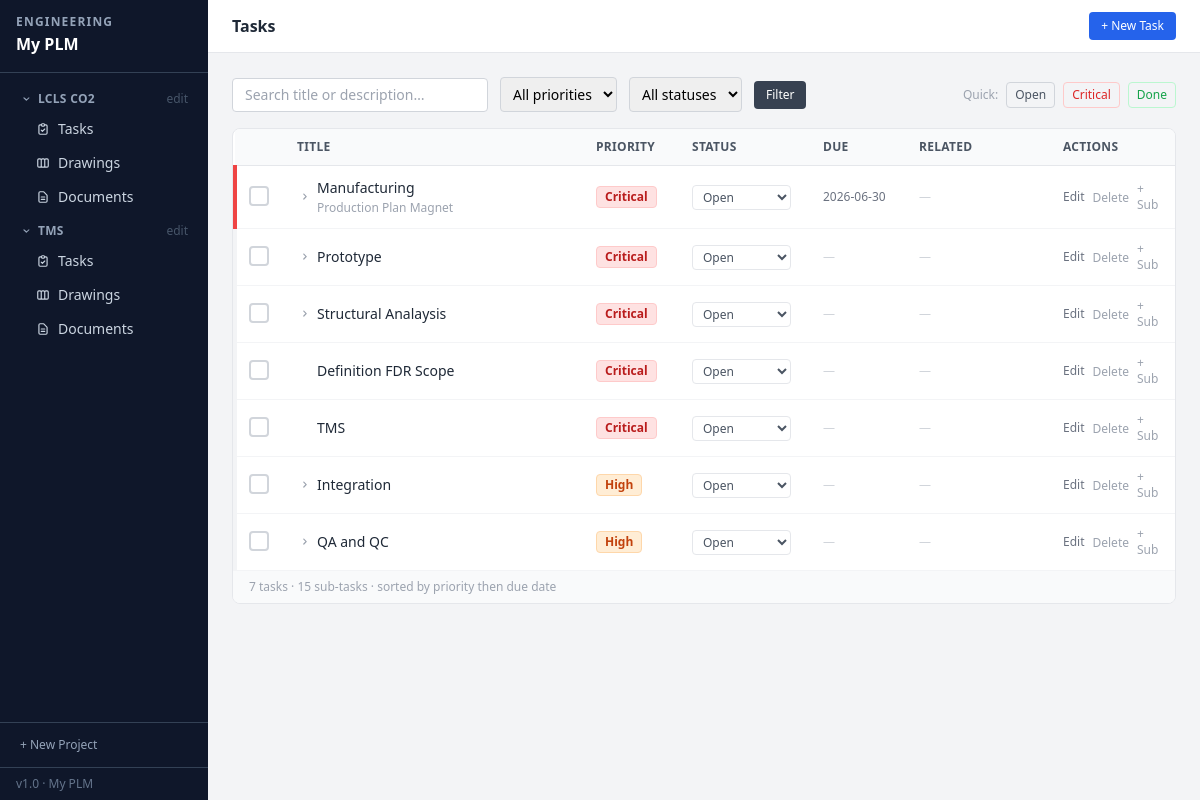
/tasks, run on an earlier commit of the app's database.
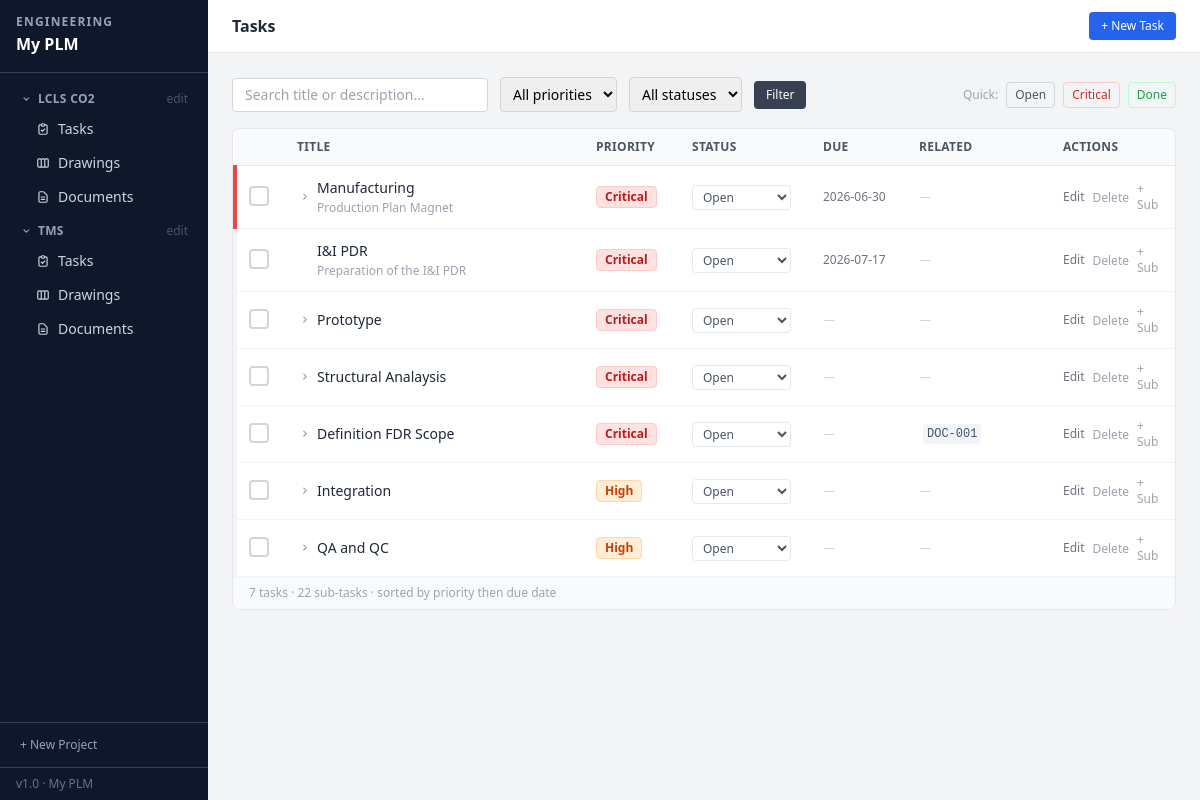
And on a later commit of the database.
### tables this page shows
CREATE TABLE projects (
    id          INTEGER PRIMARY KEY AUTOINCREMENT,
    name        TEXT NOT NULL,
    description TEXT DEFAULT '',
    status      TEXT NOT NULL DEFAULT 'Active',
    created_at  TEXT NOT NULL DEFAULT (datetime('now','localtime')),
    updated_at  TEXT NOT NULL DEFAULT (datetime('now','localtime'))
);

CREATE TABLE tasks (
    id          INTEGER PRIMARY KEY AUTOINCREMENT,
    title       TEXT NOT NULL,
    description TEXT DEFAULT '',
    priority    TEXT NOT NULL DEFAULT 'Medium',
    status      TEXT NOT NULL DEFAULT 'Open',
    due_date    TEXT,
    drawing_id  INTEGER REFERENCES drawings(id) ON DELETE SET NULL,
    document_id INTEGER REFERENCES documents(id) ON DELETE SET NULL,
    created_at  TEXT NOT NULL DEFAULT (datetime('now','localtime')),
    updated_at  TEXT NOT NULL DEFAULT (datetime('now','localtime'))
, parent_id INTEGER REFERENCES tasks(id) ON DELETE CASCADE, project_id INTEGER REFERENCES projects(id) ON DELETE SET NULL);

CREATE TABLE documents (
    id          INTEGER PRIMARY KEY AUTOINCREMENT,
    number      TEXT UNIQUE NOT NULL,
    title       TEXT NOT NULL,
    doc_type    TEXT NOT NULL DEFAULT 'Technical Note',
    revision    TEXT NOT NULL DEFAULT 'A',
    status      TEXT NOT NULL DEFAULT 'Draft',
    description TEXT DEFAULT '',
    filename    TEXT,
    orig_name   TEXT,
    created_at  TEXT NOT NULL DEFAULT (datetime('now','localtime')),
    updated_at  TEXT NOT NULL DEFAULT (datetime('now','localtime'))
, project_id INTEGER REFERENCES projects(id) ON DELETE SET NULL);

### app.py (the view)
@app.route('/tasks')
def tasks():
    db = get_db()
    q       = request.args.get('q', '').strip()
    pf      = request.args.get('priority', '')
    sf      = request.args.get('status', '')
    pj_name = request.args.get('project_name', '')
    sql = ("SELECT t.*, d.number dwg_no, d.title dwg_title, "
           "doc.number doc_no, doc.title doc_title "
           "FROM tasks t "
           "LEFT JOIN drawings d ON t.drawing_id=d.id "
           "LEFT JOIN documents doc ON t.document_id=doc.id "
           "WHERE t.parent_id IS NULL")
    params, where = [], []
    if pj_name:
        pj_row = db.execute("SELECT id FROM projects WHERE name=?", (pj_name,)).fetchone()
        if pj_row:
            where.append("t.project_id=?"); params.append(pj_row[0])
    if q:
        where.append("(t.title LIKE ? OR t.description LIKE ?)")
        params += [f'%{q}%'] * 2
    if pf:
        where.append("t.priority=?"); params.append(pf)
    if sf:
        where.append("t.status=?"); params.append(sf)
    if where:
        sql += " AND " + " AND ".join(where)
    sql += f" ORDER BY {PRI_SORT}, CASE WHEN t.due_date IS NULL THEN 1 ELSE 0 END, t.due_date, t.id"
    rows = db.execute(sql, params).fetchall()
    sub_rows = db.execute(
        "SELECT t.*, d.number dwg_no, doc.number doc_no "
        "FROM tasks t "
        "LEFT JOIN drawings d ON t.drawing_id=d.id "
        "LEFT JOIN documents doc ON t.document_id=doc.id "
        f"WHERE t.parent_id IS NOT NULL "
        f"ORDER BY {PRI_SORT}, CASE WHEN t.due_date IS NULL THEN 1 ELSE 0 END, t.due_date, t.id"
    ).fetchall()
    from collections import defaultdict
    subtask_map = defaultdict(list)
    for s in sub_rows:
        subtask_map[s['parent_id']].append(s)
    return render_template('tasks.html', tasks=rows, subtask_map=subtask_map,
                           q=q, priority_filter=pf, status_filter=sf, project_filter=pj_name)

### templates/tasks.html (shortened to what this page needs)
{% extends "base.html" %}
{% block header %}Tasks{% endblock %}
{% block header_actions %}
  <a href="{{ url_for('task_new', project_name=project_filter) }}"
     class="bg-blue-600 hover:bg-blue-700 text-white text-xs font-medium px-3 py-1.5 rounded transition-colors">
    + New Task
  </a>
{% endblock %}
{% block content %}
<form method="get" class="flex items-center gap-3 mb-4 flex-wrap">
  <input type="text" name="q" value="{{ q }}" placeholder="Search title or description…"
         class="border border-gray-300 rounded px-3 py-1.5 text-sm w-64 focus:outline-none focus:ring-2 focus:ring-blue-400">
  <select name="priority" class="border border-gray-300 rounded px-2 py-1.5 text-sm focus:outline-none focus:ring-2 focus:ring-blue-400">
    <option value="">All priorities</option>
  </select>
  <select name="status" class="border border-gray-300 rounded px-2 py-1.5 text-sm focus:outline-none focus:ring-2 focus:ring-blue-400">
    <option value="">All statuses</option>
  </select>
  <button type="submit" class="bg-gray-700 hover:bg-gray-800 text-white text-xs font-medium px-3 py-1.5 rounded transition-colors">
    Filter
  </button>
  <div class="ml-auto flex items-center gap-2">
    <span class="text-xs text-gray-400">Quick:</span>
    <a href="{{ url_for('tasks', status='Open') }}"
       class="text-xs px-2 py-1 rounded border {% if status_filter == 'Open' %}bg-gray-700 text-white border-gray-700{% else %}border-gray-300 text-gray-600 hover:border-gray-500{% endif %}">
      Open
    </a>
    <a href="{{ url_for('tasks', priority='Critical') }}"
       class="text-xs px-2 py-1 rounded border {% if priority_filter == 'Critical' %}bg-red-600 text-white border-red-600{% else %}border-red-200 text-red-600 hover:bg-red-50{% endif %}">
      Critical
    </a>
    <a href="{{ url_for('tasks', status='Done') }}"
       class="text-xs px-2 py-1 rounded border {% if status_filter == 'Done' %}bg-green-600 text-white border-green-600{% else %}border-green-200 text-green-600 hover:bg-green-50{% endif %}">
      Done
    </a>
  </div>
</form>
<div class="bg-white rounded-lg border border-gray-200 overflow-hidden">
  {% if tasks %}
  <table class="w-full text-sm">
    <thead>
      <tr class="bg-gray-50 border-b border-gray-200 text-left">
        <th class="px-4 py-2.5 font-semibold text-gray-600 text-xs uppercase tracking-wide w-8"></th>
        <th class="px-4 py-2.5 font-semibold text-gray-600 text-xs uppercase tracking-wide">Title</th>
        <th class="px-4 py-2.5 font-semibold text-gray-600 text-xs uppercase tracking-wide w-24">Priority</th>
        <th class="px-4 py-2.5 font-semibold text-gray-600 text-xs uppercase tracking-wide w-24">Status</th>
        <th class="px-4 py-2.5 font-semibold text-gray-600 text-xs uppercase tracking-wide w-24">Due</th>
        <th class="px-4 py-2.5 font-semibold text-gray-600 text-xs uppercase tracking-wide w-36">Related</th>
        <th class="px-4 py-2.5 font-semibold text-gray-600 text-xs uppercase tracking-wide w-32">Actions</th>
      </tr>
    </thead>
    <tbody class="divide-y divide-gray-100">
      {% for t in tasks %}
      <tr class="hover:bg-gray-50 transition-colors
                 border-l-4
                 {% if t.status == 'Done' %}opacity-60 border-gray-100
                 {% elif t.priority == 'Critical' %}border-red-500
                 {% elif t.priority == 'High' %}border-orange-400
                 {% elif t.priority == 'Medium' %}border-yellow-400
                 {% else %}border-gray-200{% endif %}">
        <td class="px-3 py-3">
          <form action="{{ url_for('task_status', id=t.id) }}" method="post">
            {% if t.status == 'Done' %}
              <input type="hidden" name="status" value="Open">
              <button type="submit" title="Reopen task"
                      class="w-5 h-5 bg-green-500 border-2 border-green-500 rounded flex items-center justify-center text-white hover:bg-green-600">
                <svg class="w-3 h-3" fill="currentColor" viewBox="0 0 20 20">
                  <path fill-rule="evenodd" d="M16.707 5.293a1 1 0 010 1.414l-8 8a1 1 0 01-1.414 0l-4-4a1 1 0 011.414-1.414L8 12.586l7.293-7.293a1 1 0 011.414 0z" clip-rule="evenodd"/>
                </svg>
              </button>
            {% else %}
              <button type="submit" title="Mark done"
                      class="w-5 h-5 border-2 border-gray-300 rounded hover:border-green-400 hover:bg-green-50 transition-colors">
              </button>
            {% endif %}
          </form>
        </td>
        <td class="px-4 py-3">
          <div class="flex items-center gap-1">
            {% if subtask_map.get(t.id, []) %}
            <button onclick="toggleSubs({{ t.id }}, this)" data-open="0"
                    class="flex-shrink-0 w-4 h-4 flex items-center justify-center text-gray-400 hover:text-gray-600"
                    title="Expand / collapse sub-tasks">
              <svg class="w-3 h-3" style="transform:rotate(0deg);transition:transform 0.15s" fill="currentColor" viewBox="0 0 20 20">
                <path fill-rule="evenodd" d="M7.293 4.707a1 1 0 011.414 0l4 4a1 1 0 010 1.414l-4 4a1 1 0 01-1.414-1.414L10.586 9 7.293 5.707a1 1 0 010-1.414z" clip-rule="evenodd"/>
              </svg>
            </button>
            {% else %}
            <span class="w-4 flex-shrink-0"></span>
            {% endif %}
            <div>
              <a href="{{ url_for('task_edit', id=t.id) }}"
                 class="font-medium {% if t.status == 'Done' %}text-gray-400 line-through{% else %}text-gray-800 hover:text-blue-600{% endif %}">
                {{ t.title }}
              </a>
              {% if t.description %}
                <div class="text-xs text-gray-400 mt-0.5 truncate max-w-sm">{{ t.description }}</div>
              {% endif %}
            </div>
          </div>
        </td>
        <td class="px-4 py-3">{{ t.priority | priority_badge }}</td>
        <td class="px-4 py-3">
          <form action="{{ url_for('task_status', id=t.id) }}" method="post">
            <select name="status" onchange="this.form.submit()"
                    class="text-xs border border-gray-200 rounded px-1.5 py-0.5 bg-white cursor-pointer
                           {% if t.status == 'Done' %}text-green-700{% elif t.status == 'In Progress' %}text-blue-700{% else %}text-gray-600{% endif %}">
              {% for s in ['Open','In Progress','Done'] %}
                <option value="{{ s }}" {% if t.status == s %}selected{% endif %}>{{ s }}</option>
              {% endfor %}
            </select>
          </form>
        </td>
        <td class="px-4 py-3 text-xs {% if t.due_date and t.due_date < now and t.status != 'Done' %}text-red-600 font-semibold{% else %}text-gray-500{% endif %}">
          {% if t.due_date %}
            {{ t.due_date }}
          {% else %}
            <span class="text-gray-300">—</span>
          {% endif %}
        </td>
        <td class="px-4 py-3 text-xs">
          {% if t.doc_no %}
            <a href="{{ url_for('document_edit', id=t.document_id) }}"
               class="inline-flex items-center gap-1 text-slate-600 hover:text-blue-600 ml-1">
              <span class="font-mono bg-slate-100 px-1 py-0.5 rounded">{{ t.doc_no }}</span>
            </a>
          {% endif %}
          {% if not t.dwg_no and not t.doc_no %}
            <span class="text-gray-300">—</span>
          {% endif %}
        </td>
        <td class="px-4 py-3">
          <div class="flex items-center gap-2">
            <a href="{{ url_for('task_edit', id=t.id) }}"
               class="text-xs text-gray-500 hover:text-blue-600 font-medium">Edit</a>
            <form action="{{ url_for('task_delete', id=t.id) }}" method="post"
                  onsubmit="return confirm('Delete this task and its sub-tasks?')">
              <button type="submit" class="text-xs text-gray-400 hover:text-red-600 font-medium">Delete</button>
            </form>
            <a href="{{ url_for('task_new', parent_id=t.id) }}"
               class="text-xs text-gray-400 hover:text-blue-600 font-medium" title="Add sub-task">+ Sub</a>
          </div>
        </td>
      </tr>
      {% endfor %}
    </tbody>
  </table>
  <div class="px-4 py-2 border-t border-gray-100 bg-gray-50 text-xs text-gray-400">
    {% set ns = namespace(sub_n=0) %}{% for t in tasks %}{% set ns.sub_n = ns.sub_n + (subtask_map.get(t.id, []) | length) %}{% endfor %}
    {{ tasks | length }} task{% if tasks | length != 1 %}s{% endif %}{% if ns.sub_n %} · {{ ns.sub_n }} sub-task{% if ns.sub_n != 1 %}s{% endif %}{% endif %}
    · sorted by priority then due date
  </div>
  {% endif %}
</div>
{% endblock %}

### templates/base.html (shortened to what this page needs)
<!DOCTYPE html>
<html lang="en">
<head>
  <script src="https://cdn.tailwindcss.com"></script>
</head>
<body class="bg-gray-100 min-h-screen flex text-sm">
  <nav class="w-52 bg-slate-900 text-white flex flex-col min-h-screen flex-shrink-0 fixed top-0 left-0 h-full z-10">
    <div class="px-4 py-4 border-b border-slate-700">
      <div class="text-xs font-bold text-slate-400 uppercase tracking-widest leading-none">Engineering</div>
      <div class="text-base font-bold text-white mt-1">My PLM</div>
    </div>
    <ul class="flex-1 p-2 space-y-1 mt-1 overflow-y-auto">
      {% for proj in all_projects %}
      {% set active_proj = request.args.get('project_name') == proj.name %}
      <li>
        <button onclick="toggleProj({{ proj.id }}, this)"
                class="w-full flex items-center gap-1.5 px-3 py-1.5 rounded text-xs font-semibold uppercase tracking-wide transition-colors
                       {% if active_proj %}text-white{% else %}text-slate-400 hover:text-white{% endif %}">
          <svg id="chev-{{ proj.id }}" class="w-3 h-3 flex-shrink-0" style="transform:rotate(90deg);transition:transform 0.15s" fill="currentColor" viewBox="0 0 20 20">
            <path fill-rule="evenodd" d="M7.293 4.707a1 1 0 011.414 0l4 4a1 1 0 010 1.414l-4 4a1 1 0 01-1.414-1.414L10.586 9 7.293 5.707a1 1 0 010-1.414z" clip-rule="evenodd"/>
          </svg>
          {{ proj.name }}
          <a href="{{ url_for('project_edit', id=proj.id) }}"
             onclick="event.stopPropagation()"
             class="ml-auto text-slate-600 hover:text-slate-300 text-xs font-normal normal-case tracking-normal">edit</a>
        </button>
        <ul id="proj-{{ proj.id }}" class="ml-4 space-y-0.5 mb-1">
          <li>
            <a href="{{ url_for('tasks', project_name=proj.name) }}"
               class="flex items-center gap-2 px-3 py-1.5 rounded text-sm font-medium transition-colors
                      {% if 'task' in (request.endpoint or '') and active_proj %}bg-slate-600 text-white{% else %}text-slate-300 hover:bg-slate-700 hover:text-white{% endif %}">
              <svg class="w-3.5 h-3.5 flex-shrink-0" fill="none" stroke="currentColor" viewBox="0 0 24 24">
                <path stroke-linecap="round" stroke-linejoin="round" stroke-width="2" d="M9 5H7a2 2 0 00-2 2v12a2 2 0 002 2h10a2 2 0 002-2V7a2 2 0 00-2-2h-2M9 5a2 2 0 002 2h2a2 2 0 002-2M9 5a2 2 0 012-2h2a2 2 0 012 2m-6 9l2 2 4-4"/>
              </svg>
              Tasks
            </a>
          </li>
          <li>
            <a href="{{ url_for('drawings', project_name=proj.name) }}"
               class="flex items-center gap-2 px-3 py-1.5 rounded text-sm font-medium transition-colors
                      {% if 'drawing' in (request.endpoint or '') and active_proj %}bg-slate-600 text-white{% else %}text-slate-300 hover:bg-slate-700 hover:text-white{% endif %}">
              Drawings
            </a>
          </li>
          <li>
            <a href="{{ url_for('documents', project_name=proj.name) }}"
               class="flex items-center gap-2 px-3 py-1.5 rounded text-sm font-medium transition-colors
                      {% if 'document' in (request.endpoint or '') and active_proj %}bg-slate-600 text-white{% else %}text-slate-300 hover:bg-slate-700 hover:text-white{% endif %}">
              <svg class="w-3.5 h-3.5 flex-shrink-0" fill="none" stroke="currentColor" viewBox="0 0 24 24">
                <path stroke-linecap="round" stroke-linejoin="round" stroke-width="2" d="M9 12h6m-6 4h6m2 5H7a2 2 0 01-2-2V5a2 2 0 012-2h5.586a1 1 0 01.707.293l5.414 5.414a1 1 0 01.293.707V19a2 2 0 01-2 2z"/>
              </svg>
              Documents
            </a>
          </li>
        </ul>
      </li>
      {% else %}
      <li class="px-3 py-2 text-xs text-slate-500 italic">No projects yet.</li>
      {% endfor %}
    </ul>
    <div class="px-2 py-2 border-t border-slate-700">
      <a href="{{ url_for('project_new') }}"
         class="flex items-center gap-2 px-3 py-1.5 rounded text-xs text-slate-400 hover:text-white hover:bg-slate-700 transition-colors">
        + New Project
      </a>
    </div>
    <div class="px-4 py-2 border-t border-slate-700 text-xs text-slate-500">v1.0 · My PLM</div>
  </nav>
  <div class="flex-1 flex flex-col min-h-screen ml-52">
    <header class="bg-white border-b border-gray-200 px-6 py-3 flex items-center gap-3 sticky top-0 z-10">
      <h1 class="text-base font-semibold text-gray-800">{% block header %}{% endblock %}</h1>
      <div class="flex items-center gap-2">{% block header_actions %}{% endblock %}</div>
    </header>
    <main class="flex-1 p-6">
      {% block content %}{% endblock %}
    </main>
  </div>
</body>
</html>

What changed in the data, as far as the page shows it:
removed tasks: title "TMS", priority|priority_badge "Critical", status "Open"
added tasks: title "I&I PDR", description "Preparation of the I&I PDR", priority|priority_badge "Critical", status "Open", due_date "2026-07-17"
changed tasks "Definition FDR Scope": document_id empty → 2 (drawn); doc_no (not shown) → "DOC-001"; no longer shows "—"
Also different on the page:
{{ ns.sub_n }}: "15" → "22"
